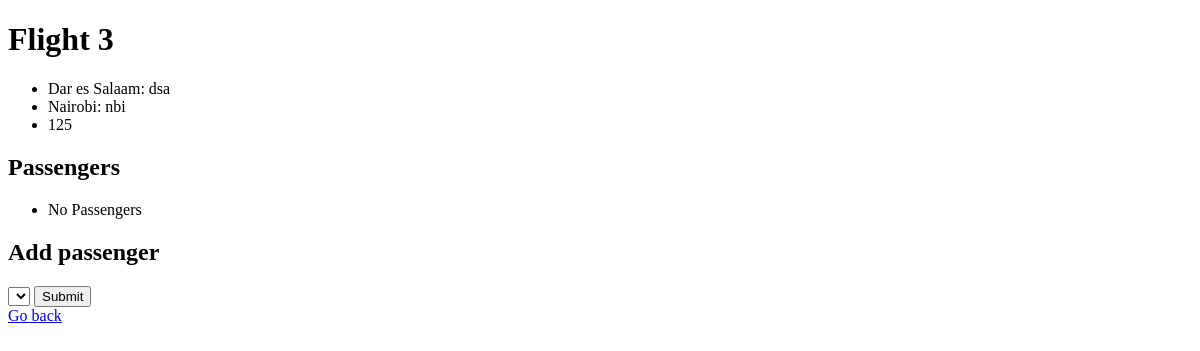
Page /3/ on the earlier database version.
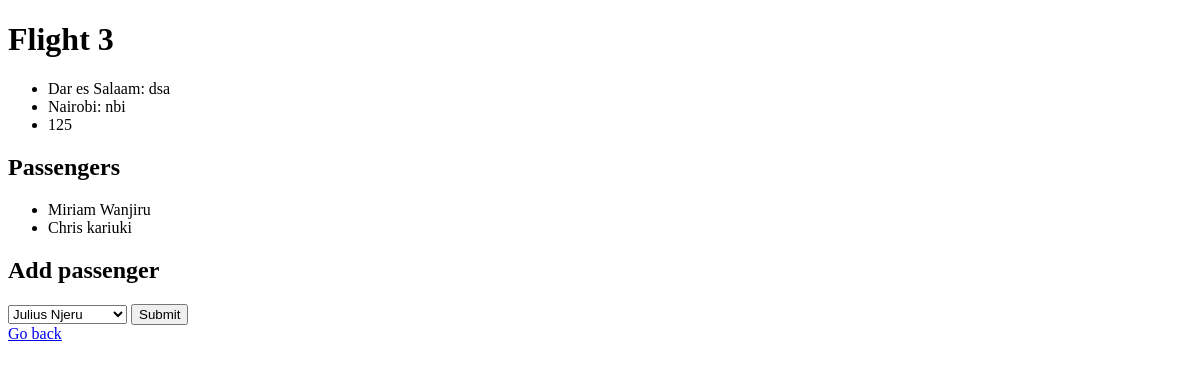
Same page on the later database version.
### flights/models.py (models this page shows)
class Passenger(models.Model):
    first = models.CharField(max_length=63)
    last = models.CharField(max_length=63)
    flights = models.ManyToManyField(Flight, blank=True, related_name='passenger')
    def __str__(self) -> str:
        return f"{self.first} {self.last}"

### flights/views.py (the view)
# urls.py: path('<int:flight_id>/', views.flight, name='flight'),
def flight(request, flight_id):
    flight = Flight.objects.get(pk=flight_id)
    return render(request, 'flights/flights.html', {
        'flight': flight,
        'passengers': flight.passenger.all(),
        'non_passengers': Passenger.objects.exclude(flights = flight).all()
    })

### flights/models.py (called while the page is built)
    def __str__(self) -> str:
        return f"{self.city}: {self.code}"

### flights/templates/flights/flights.html (shortened to what this page needs)
{% extends 'flights/layout.html' %}
{% block content %}
<h1>Flight {{flight.id}}</h1>
<ul>
    <li>{{flight.origin}}</li>
    <li>{{flight.destination}}</li>
    <li>{{flight.duration}}</li>
</ul>
<h2>Passengers</h2>
<ul>
    {% for passenger in passengers %}
    <li>{{passenger}}</li>
    {% empty %}
    <li>No Passengers</li>
    {% endfor %}
</ul>
<h2>Add passenger</h2>
<form action="{% url 'flights:book' flight.id %}" method="POST">
    <select name="passenger" id="">
        {% for passenger in non_passengers %}
        <option value="{{passenger.id}}">{{passenger}}</option>
        {% endfor %}
    </select>
    <input type="submit" value="Submit">
</form>
<a href="{% url 'flights:index' %}">Go back</a>
{% endblock %}

Differences in the rows shown:
added Passenger: first+last "Miriam Wanjiru"
added Passenger: first+last "Chris kariuki"
Other differences:
form field passenger: (not shown) → "Julius Njeru"
text no longer shown: "No Passengers"
